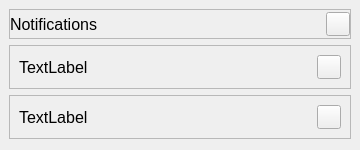
           <widget class="notifWidget" name="notifWidget" native="true">
            <property name="minimumSize">
             <size>
              <width>360</width>
              <height>0</height>
             </size>
            </property>
            <property name="maximumSize">
             <size>
              <width>360</width>
              <height>16777215</height>
             </size>
            </property>
            <layout class="QVBoxLayout" name="verticalLayout_13">
             <property name="leftMargin">
              <number>9</number>
             </property>
             <property name="topMargin">
              <number>9</number>
             </property>
             <property name="rightMargin">
              <number>9</number>
             </property>
             <item alignment="Qt::AlignTop">
              <widget class="QFrame" name="notifFrame">
               <property name="minimumSize">
                <size>
                 <width>250</width>
                 <height>30</height>
                </size>
               </property>
               <property name="maximumSize">
                <size>
                 <width>16777215</width>
                 <height>30</height>
                </size>
               </property>
               <property name="frameShape">
                <enum>QFrame::StyledPanel</enum>
               </property>
               <property name="frameShadow">
                <enum>QFrame::Raised</enum>
               </property>
               <layout class="QHBoxLayout" name="horizontalLayout_26">
                <property name="spacing">
                 <number>20</number>
                </property>
                <property name="leftMargin">
                 <number>0</number>
                </property>
                <property name="topMargin">
                 <number>0</number>
                </property>
                <property name="rightMargin">
                 <number>0</number>
                </property>
                <property name="bottomMargin">
                 <number>0</number>
                </property>
                <item>
                 <widget class="QLabel" name="label_3">
                  <property name="font">
                   <font>
                    <pointsize>12</pointsize>
                   </font>
                  </property>
                  <property name="toolTip">
                   <string>Barre de notification</string>
                  </property>
                  <property name="text">
                   <string>Notifications</string>
                  </property>
                 </widget>
                </item>
                <item>
                 <widget class="QPushButton" name="closeNotif">
                  <property name="minimumSize">
                   <size>
                    <width>24</width>
                    <height>24</height>
                   </size>
                  </property>
                  <property name="maximumSize">
                   <size>
                    <width>24</width>
                    <height>24</height>
                   </size>
                  </property>
                  <property name="cursor">
                   <cursorShape>PointingHandCursor</cursorShape>
                  </property>
                  <property name="toolTip">
                   <string>Fermer la boîte de notification</string>
                  </property>
                  <property name="text">
                   <string/>
                  </property>
                  <property name="icon">
                   <iconset resource="ressources.qrc">
                    <normaloff>:/icons/icons/x-circle.svg</normaloff>:/icons/icons/x-circle.svg</iconset>
                  </property>
                  <property name="iconSize">
                   <size>
                    <width>24</width>
                    <height>24</height>
                   </size>
                  </property>
                 </widget>
                </item>
               </layout>
              </widget>
             </item>
             <item>
              <widget class="QFrame" name="notif_1">
               <property name="minimumSize">
                <size>
                 <width>0</width>
                 <height>30</height>
                </size>
               </property>
               <property name="maximumSize">
                <size>
                 <width>16777215</width>
                 <height>80</height>
                </size>
               </property>
               <property name="frameShape">
                <enum>QFrame::StyledPanel</enum>
               </property>
               <property name="frameShadow">
                <enum>QFrame::Raised</enum>
               </property>
               <layout class="QHBoxLayout" name="horizontalLayout_27">
                <item>
                 <widget class="QLabel" name="label">
                  <property name="font">
                   <font>
                    <pointsize>12</pointsize>
                   </font>
                  </property>
                  <property name="text">
                   <string>TextLabel</string>
                  </property>
                 </widget>
                </item>
                <item>
                 <widget class="QPushButton" name="delNotif_2">
                  <property name="minimumSize">
                   <size>
                    <width>24</width>
                    <height>24</height>
                   </size>
                  </property>
                  <property name="maximumSize">
                   <size>
                    <width>24</width>
                    <height>24</height>
                   </size>
                  </property>
                  <property name="cursor">
                   <cursorShape>PointingHandCursor</cursorShape>
                  </property>
                  <property name="toolTip">
                   <string>Supprimer la notification</string>
                  </property>
                  <property name="text">
                   <string/>
                  </property>
                  <property name="icon">
                   <iconset resource="ressources.qrc">
                    <normaloff>:/icons/icons/x-circle.svg</normaloff>:/icons/icons/x-circle.svg</iconset>
                  </property>
                  <property name="iconSize">
                   <size>
                    <width>24</width>
                    <height>24</height>
                   </size>
                  </property>
                 </widget>
                </item>
               </layout>
              </widget>
             </item>
             <item>
              <widget class="QFrame" name="notif_2">
               <property name="minimumSize">
                <size>
                 <width>0</width>
                 <height>30</height>
                </size>
               </property>
               <property name="maximumSize">
                <size>
                 <width>16777215</width>
                 <height>80</height>
                </size>
               </property>
               <property name="frameShape">
                <enum>QFrame::StyledPanel</enum>
               </property>
               <property name="frameShadow">
                <enum>QFrame::Raised</enum>
               </property>
               <layout class="QHBoxLayout" name="horizontalLayout_28">
                <item>
                 <widget class="QLabel" name="label_5">
                  <property name="font">
                   <font>
                    <pointsize>12</pointsize>
                   </font>
                  </property>
                  <property name="text">
                   <string>TextLabel</string>
                  </property>
                 </widget>
                </item>
                <item>
                 <widget class="QPushButton" name="delNotif">
                  <property name="minimumSize">
                   <size>
                    <width>24</width>
                    <height>24</height>
                   </size>
                  </property>
                  <property name="maximumSize">
                   <size>
                    <width>24</width>
                    <height>24</height>
                   </size>
                  </property>
                  <property name="cursor">
                   <cursorShape>PointingHandCursor</cursorShape>
                  </property>
                  <property name="toolTip">
                   <string>Supprimer la notification</string>
                  </property>
                  <property name="text">
                   <string/>
                  </property>
                  <property name="icon">
                   <iconset resource="ressources.qrc">
                    <normaloff>:/icons/icons/x-circle.svg</normaloff>:/icons/icons/x-circle.svg</iconset>
                  </property>
                  <property name="iconSize">
                   <size>
                    <width>24</width>
                    <height>24</height>
                   </size>
                  </property>
                 </widget>
                </item>
               </layout>
              </widget>
             </item>
            </layout>
           </widget>
